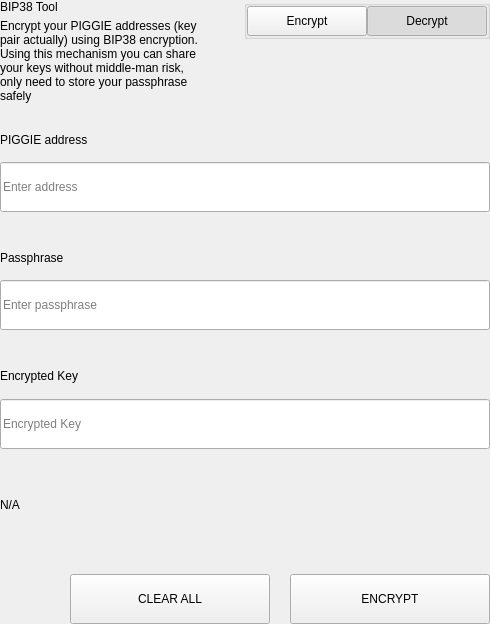
<?xml version="1.0" encoding="UTF-8"?>
<ui version="4.0">
 <class>SettingsBitToolWidget</class>
 <widget class="QWidget" name="SettingsBitToolWidget">
  <property name="geometry">
   <rect>
    <x>0</x>
    <y>0</y>
    <width>490</width>
    <height>624</height>
   </rect>
  </property>
  <property name="windowTitle">
   <string>Form</string>
  </property>
  <layout class="QVBoxLayout" name="verticalLayout">
   <property name="spacing">
    <number>0</number>
   </property>
   <property name="leftMargin">
    <number>0</number>
   </property>
   <property name="topMargin">
    <number>0</number>
   </property>
   <property name="rightMargin">
    <number>0</number>
   </property>
   <property name="bottomMargin">
    <number>0</number>
   </property>
   <item>
    <widget class="QWidget" name="left" native="true">
     <layout class="QVBoxLayout" name="verticalLayout_3">
      <property name="leftMargin">
       <number>0</number>
      </property>
      <property name="topMargin">
       <number>0</number>
      </property>
      <property name="rightMargin">
       <number>0</number>
      </property>
      <property name="bottomMargin">
       <number>0</number>
      </property>
      <item>
       <layout class="QVBoxLayout" name="verticalLayout_2">
        <property name="spacing">
         <number>0</number>
        </property>
        <item>
         <layout class="QHBoxLayout" name="horizontalLayout_3" stretch="3,1">
          <property name="spacing">
           <number>40</number>
          </property>
          <item>
           <layout class="QVBoxLayout" name="verticalLayoutTitle">
            <property name="spacing">
             <number>5</number>
            </property>
            <item>
             <widget class="QLabel" name="labelTitle">
              <property name="text">
               <string>BIP38 Tool</string>
              </property>
             </widget>
            </item>
            <item>
             <widget class="QLabel" name="labelSubtitle1">
              <property name="text">
               <string>Encrypt your PIGGIE addresses (key pair actually) using BIP38 encryption.
Using this mechanism you can share your keys without middle-man risk, only need to store your passphrase safely</string>
              </property>
              <property name="wordWrap">
               <bool>true</bool>
              </property>
             </widget>
            </item>
           </layout>
          </item>
          <item alignment="Qt::AlignTop">
           <widget class="QGroupBox" name="groupBox">
            <property name="title">
             <string/>
            </property>
            <property name="alignment">
             <set>Qt::AlignLeading|Qt::AlignLeft|Qt::AlignTop</set>
            </property>
            <layout class="QHBoxLayout" name="horizontalLayout_4">
             <property name="spacing">
              <number>0</number>
             </property>
             <property name="leftMargin">
              <number>0</number>
             </property>
             <property name="topMargin">
              <number>0</number>
             </property>
             <property name="rightMargin">
              <number>0</number>
             </property>
             <property name="bottomMargin">
              <number>0</number>
             </property>
             <item>
              <spacer name="horizontalSpacer">
               <property name="orientation">
                <enum>Qt::Horizontal</enum>
               </property>
               <property name="sizeHint" stdset="0">
                <size>
                 <width>40</width>
                 <height>20</height>
                </size>
               </property>
              </spacer>
             </item>
             <item>
              <widget class="QPushButton" name="pushLeft">
               <property name="minimumSize">
                <size>
                 <width>120</width>
                 <height>30</height>
                </size>
               </property>
               <property name="maximumSize">
                <size>
                 <width>120</width>
                 <height>30</height>
                </size>
               </property>
               <property name="focusPolicy">
                <enum>Qt::NoFocus</enum>
               </property>
               <property name="text">
                <string>Encrypt</string>
               </property>
               <property name="checkable">
                <bool>true</bool>
               </property>
               <property name="autoExclusive">
                <bool>true</bool>
               </property>
              </widget>
             </item>
             <item>
              <widget class="QPushButton" name="pushRight">
               <property name="minimumSize">
                <size>
                 <width>120</width>
                 <height>30</height>
                </size>
               </property>
               <property name="maximumSize">
                <size>
                 <width>120</width>
                 <height>30</height>
                </size>
               </property>
               <property name="focusPolicy">
                <enum>Qt::NoFocus</enum>
               </property>
               <property name="text">
                <string>Decrypt</string>
               </property>
               <property name="checkable">
                <bool>true</bool>
               </property>
               <property name="checked">
                <bool>true</bool>
               </property>
               <property name="autoExclusive">
                <bool>true</bool>
               </property>
              </widget>
             </item>
            </layout>
           </widget>
          </item>
         </layout>
        </item>
        <item>
         <widget class="QStackedWidget" name="stackedWidget">
          <property name="currentIndex">
           <number>1</number>
          </property>
          <widget class="QWidget" name="pageDecrypt">
           <layout class="QVBoxLayout" name="verticalLayout_5">
            <property name="spacing">
             <number>0</number>
            </property>
            <property name="leftMargin">
             <number>0</number>
            </property>
            <property name="topMargin">
             <number>0</number>
            </property>
            <property name="rightMargin">
             <number>0</number>
            </property>
            <property name="bottomMargin">
             <number>0</number>
            </property>
            <item>
             <widget class="QWidget" name="widget" native="true">
              <property name="minimumSize">
               <size>
                <width>0</width>
                <height>100</height>
               </size>
              </property>
              <layout class="QVBoxLayout" name="verticalLayout_4">
               <property name="spacing">
                <number>0</number>
               </property>
               <property name="leftMargin">
                <number>0</number>
               </property>
               <property name="topMargin">
                <number>0</number>
               </property>
               <property name="rightMargin">
                <number>0</number>
               </property>
               <property name="bottomMargin">
                <number>0</number>
               </property>
               <item>
                <spacer name="verticalSpacer_2">
                 <property name="orientation">
                  <enum>Qt::Vertical</enum>
                 </property>
                 <property name="sizeType">
                  <enum>QSizePolicy::Fixed</enum>
                 </property>
                 <property name="sizeHint" stdset="0">
                  <size>
                   <width>20</width>
                   <height>20</height>
                  </size>
                 </property>
                </spacer>
               </item>
               <item>
                <layout class="QHBoxLayout" name="horizontalLayout_6" stretch="2">
                 <property name="spacing">
                  <number>0</number>
                 </property>
                 <item>
                  <layout class="QVBoxLayout" name="verticalLayout_7">
                   <property name="spacing">
                    <number>9</number>
                   </property>
                   <item>
                    <widget class="QLabel" name="labelSubtitleKey">
                     <property name="minimumSize">
                      <size>
                       <width>0</width>
                       <height>20</height>
                      </size>
                     </property>
                     <property name="maximumSize">
                      <size>
                       <width>16777215</width>
                       <height>20</height>
                      </size>
                     </property>
                     <property name="text">
                      <string>Encrypted key</string>
                     </property>
                    </widget>
                   </item>
                   <item>
                    <widget class="QLineEdit" name="lineEditKey">
                     <property name="minimumSize">
                      <size>
                       <width>0</width>
                       <height>50</height>
                      </size>
                     </property>
                     <property name="maximumSize">
                      <size>
                       <width>16777215</width>
                       <height>50</height>
                      </size>
                     </property>
                     <property name="placeholderText">
                      <string>Enter a encrypted key</string>
                     </property>
                    </widget>
                   </item>
                  </layout>
                 </item>
                </layout>
               </item>
               <item>
                <spacer name="verticalSpacer_3">
                 <property name="orientation">
                  <enum>Qt::Vertical</enum>
                 </property>
                 <property name="sizeType">
                  <enum>QSizePolicy::Fixed</enum>
                 </property>
                 <property name="sizeHint" stdset="0">
                  <size>
                   <width>20</width>
                   <height>20</height>
                  </size>
                 </property>
                </spacer>
               </item>
               <item>
                <layout class="QVBoxLayout" name="verticalLayout_9">
                 <property name="spacing">
                  <number>9</number>
                 </property>
                 <item>
                  <widget class="QLabel" name="labelSubtitlePassphrase">
                   <property name="maximumSize">
                    <size>
                     <width>16777215</width>
                     <height>20</height>
                    </size>
                   </property>
                   <property name="text">
                    <string>Passphrase</string>
                   </property>
                  </widget>
                 </item>
                 <item>
                  <widget class="QLineEdit" name="lineEditPassphrase">
                   <property name="minimumSize">
                    <size>
                     <width>0</width>
                     <height>50</height>
                    </size>
                   </property>
                   <property name="maximumSize">
                    <size>
                     <width>16777215</width>
                     <height>50</height>
                    </size>
                   </property>
                   <property name="placeholderText">
                    <string>Enter a passphrase</string>
                   </property>
                  </widget>
                 </item>
                </layout>
               </item>
               <item>
                <spacer name="verticalSpacer_4">
                 <property name="orientation">
                  <enum>Qt::Vertical</enum>
                 </property>
                 <property name="sizeType">
                  <enum>QSizePolicy::Fixed</enum>
                 </property>
                 <property name="sizeHint" stdset="0">
                  <size>
                   <width>20</width>
                   <height>20</height>
                  </size>
                 </property>
                </spacer>
               </item>
               <item>
                <widget class="QWidget" name="widget_3" native="true">
                 <property name="sizePolicy">
                  <sizepolicy hsizetype="Preferred" vsizetype="Fixed">
                   <horstretch>0</horstretch>
                   <verstretch>0</verstretch>
                  </sizepolicy>
                 </property>
                 <layout class="QVBoxLayout" name="verticalLayout_10">
                  <property name="spacing">
                   <number>9</number>
                  </property>
                  <property name="leftMargin">
                   <number>0</number>
                  </property>
                  <property name="topMargin">
                   <number>0</number>
                  </property>
                  <property name="rightMargin">
                   <number>0</number>
                  </property>
                  <property name="bottomMargin">
                   <number>0</number>
                  </property>
                  <item>
                   <widget class="QLabel" name="labelSubtitleDecryptResult">
                    <property name="minimumSize">
                     <size>
                      <width>0</width>
                      <height>20</height>
                     </size>
                    </property>
                    <property name="maximumSize">
                     <size>
                      <width>16777215</width>
                      <height>20</height>
                     </size>
                    </property>
                    <property name="text">
                     <string>Decrypted address result</string>
                    </property>
                   </widget>
                  </item>
                  <item>
                   <widget class="QWidget" name="widget_4" native="true">
                    <layout class="QHBoxLayout" name="horizontalLayout" stretch="6,0,1">
                     <property name="spacing">
                      <number>0</number>
                     </property>
                     <property name="leftMargin">
                      <number>0</number>
                     </property>
                     <property name="topMargin">
                      <number>0</number>
                     </property>
                     <property name="rightMargin">
                      <number>0</number>
                     </property>
                     <property name="bottomMargin">
                      <number>0</number>
                     </property>
                     <item alignment="Qt::AlignVCenter">
                      <widget class="QLineEdit" name="lineEditDecryptResult">
                       <property name="minimumSize">
                        <size>
                         <width>0</width>
                         <height>50</height>
                        </size>
                       </property>
                       <property name="maximumSize">
                        <size>
                         <width>16777215</width>
                         <height>50</height>
                        </size>
                       </property>
                       <property name="placeholderText">
                        <string>Decrypted Address</string>
                       </property>
                      </widget>
                     </item>
                     <item>
                      <spacer name="horizontalSpacer_4">
                       <property name="orientation">
                        <enum>Qt::Horizontal</enum>
                       </property>
                       <property name="sizeType">
                        <enum>QSizePolicy::Fixed</enum>
                       </property>
                       <property name="sizeHint" stdset="0">
                        <size>
                         <width>20</width>
                         <height>50</height>
                        </size>
                       </property>
                      </spacer>
                     </item>
                     <item>
                      <widget class="QPushButton" name="pushButtonImport">
                       <property name="minimumSize">
                        <size>
                         <width>140</width>
                         <height>40</height>
                        </size>
                       </property>
                       <property name="text">
                        <string>Import Address</string>
                       </property>
                      </widget>
                     </item>
                    </layout>
                   </widget>
                  </item>
                 </layout>
                </widget>
               </item>
               <item>
                <widget class="QLabel" name="statusLabel_DEC">
                 <property name="maximumSize">
                  <size>
                   <width>16777215</width>
                   <height>40</height>
                  </size>
                 </property>
                 <property name="text">
                  <string/>
                 </property>
                </widget>
               </item>
               <item>
                <spacer name="verticalSpacer">
                 <property name="orientation">
                  <enum>Qt::Vertical</enum>
                 </property>
                 <property name="sizeType">
                  <enum>QSizePolicy::Preferred</enum>
                 </property>
                 <property name="sizeHint" stdset="0">
                  <size>
                   <width>20</width>
                   <height>20</height>
                  </size>
                 </property>
                </spacer>
               </item>
               <item>
                <layout class="QHBoxLayout" name="horizontalLayout_7">
                 <property name="spacing">
                  <number>0</number>
                 </property>
                 <item>
                  <spacer name="horizontalSpacer_5">
                   <property name="orientation">
                    <enum>Qt::Horizontal</enum>
                   </property>
                   <property name="sizeType">
                    <enum>QSizePolicy::Expanding</enum>
                   </property>
                   <property name="sizeHint" stdset="0">
                    <size>
                     <width>40</width>
                     <height>20</height>
                    </size>
                   </property>
                  </spacer>
                 </item>
                 <item>
                  <widget class="QPushButton" name="pushButtonDecryptClear">
                   <property name="minimumSize">
                    <size>
                     <width>200</width>
                     <height>50</height>
                    </size>
                   </property>
                   <property name="maximumSize">
                    <size>
                     <width>200</width>
                     <height>50</height>
                    </size>
                   </property>
                   <property name="text">
                    <string>CLEAR</string>
                   </property>
                  </widget>
                 </item>
                 <item>
                  <spacer name="horizontalSpacer_3">
                   <property name="orientation">
                    <enum>Qt::Horizontal</enum>
                   </property>
                   <property name="sizeType">
                    <enum>QSizePolicy::Fixed</enum>
                   </property>
                   <property name="sizeHint" stdset="0">
                    <size>
                     <width>20</width>
                     <height>20</height>
                    </size>
                   </property>
                  </spacer>
                 </item>
                 <item>
                  <widget class="QPushButton" name="pushButtonDecrypt">
                   <property name="minimumSize">
                    <size>
                     <width>200</width>
                     <height>50</height>
                    </size>
                   </property>
                   <property name="maximumSize">
                    <size>
                     <width>200</width>
                     <height>50</height>
                    </size>
                   </property>
                   <property name="text">
                    <string>DECRYPT KEY</string>
                   </property>
                  </widget>
                 </item>
                </layout>
               </item>
              </layout>
             </widget>
            </item>
           </layout>
          </widget>
          <widget class="QWidget" name="pageEncrypt">
           <layout class="QVBoxLayout" name="verticalLayout_11">
            <property name="spacing">
             <number>0</number>
            </property>
            <property name="leftMargin">
             <number>0</number>
            </property>
            <property name="topMargin">
             <number>0</number>
            </property>
            <property name="rightMargin">
             <number>0</number>
            </property>
            <property name="bottomMargin">
             <number>0</number>
            </property>
            <item>
             <spacer name="verticalSpacer_8">
              <property name="orientation">
               <enum>Qt::Vertical</enum>
              </property>
              <property name="sizeType">
               <enum>QSizePolicy::Fixed</enum>
              </property>
              <property name="sizeHint" stdset="0">
               <size>
                <width>20</width>
                <height>20</height>
               </size>
              </property>
             </spacer>
            </item>
            <item>
             <widget class="QWidget" name="containerAddressEnc" native="true">
              <layout class="QVBoxLayout" name="containerAddressEncLayout">
               <property name="spacing">
                <number>5</number>
               </property>
               <property name="leftMargin">
                <number>0</number>
               </property>
               <property name="topMargin">
                <number>0</number>
               </property>
               <property name="rightMargin">
                <number>0</number>
               </property>
               <property name="bottomMargin">
                <number>0</number>
               </property>
               <item>
                <widget class="QLabel" name="labelSubtitleAddress">
                 <property name="minimumSize">
                  <size>
                   <width>0</width>
                   <height>20</height>
                  </size>
                 </property>
                 <property name="maximumSize">
                  <size>
                   <width>16777215</width>
                   <height>20</height>
                  </size>
                 </property>
                 <property name="text">
                  <string>PIGGIE address</string>
                 </property>
                </widget>
               </item>
               <item>
                <widget class="QLineEdit" name="addressIn_ENC">
                 <property name="minimumSize">
                  <size>
                   <width>0</width>
                   <height>50</height>
                  </size>
                 </property>
                 <property name="placeholderText">
                  <string>Enter address</string>
                 </property>
                </widget>
               </item>
              </layout>
             </widget>
            </item>
            <item>
             <spacer name="verticalSpacer_6">
              <property name="orientation">
               <enum>Qt::Vertical</enum>
              </property>
              <property name="sizeType">
               <enum>QSizePolicy::Fixed</enum>
              </property>
              <property name="sizeHint" stdset="0">
               <size>
                <width>20</width>
                <height>20</height>
               </size>
              </property>
             </spacer>
            </item>
            <item>
             <widget class="QWidget" name="containerAddress" native="true">
              <layout class="QHBoxLayout" name="horizontalLayout_9" stretch="2">
               <property name="spacing">
                <number>0</number>
               </property>
               <property name="leftMargin">
                <number>0</number>
               </property>
               <property name="topMargin">
                <number>0</number>
               </property>
               <property name="rightMargin">
                <number>0</number>
               </property>
               <property name="bottomMargin">
                <number>0</number>
               </property>
               <item>
                <layout class="QVBoxLayout" name="verticalLayout_8">
                 <property name="spacing">
                  <number>5</number>
                 </property>
                 <item>
                  <widget class="QLabel" name="labelSubtitleMessage">
                   <property name="minimumSize">
                    <size>
                     <width>0</width>
                     <height>20</height>
                    </size>
                   </property>
                   <property name="maximumSize">
                    <size>
                     <width>16777215</width>
                     <height>20</height>
                    </size>
                   </property>
                   <property name="text">
                    <string>Passphrase</string>
                   </property>
                  </widget>
                 </item>
                 <item>
                  <widget class="QLineEdit" name="passphraseIn_ENC">
                   <property name="minimumSize">
                    <size>
                     <width>0</width>
                     <height>50</height>
                    </size>
                   </property>
                   <property name="maximumSize">
                    <size>
                     <width>16777215</width>
                     <height>50</height>
                    </size>
                   </property>
                   <property name="placeholderText">
                    <string>Enter passphrase</string>
                   </property>
                  </widget>
                 </item>
                </layout>
               </item>
              </layout>
             </widget>
            </item>
            <item>
             <spacer name="verticalSpacer_7">
              <property name="orientation">
               <enum>Qt::Vertical</enum>
              </property>
              <property name="sizeType">
               <enum>QSizePolicy::Fixed</enum>
              </property>
              <property name="sizeHint" stdset="0">
               <size>
                <width>20</width>
                <height>20</height>
               </size>
              </property>
             </spacer>
            </item>
            <item>
             <widget class="QWidget" name="widget_2" native="true">
              <property name="minimumSize">
               <size>
                <width>0</width>
                <height>75</height>
               </size>
              </property>
              <property name="maximumSize">
               <size>
                <width>16777215</width>
                <height>16777215</height>
               </size>
              </property>
              <layout class="QVBoxLayout" name="verticalLayout_6">
               <property name="leftMargin">
                <number>0</number>
               </property>
               <property name="topMargin">
                <number>0</number>
               </property>
               <property name="rightMargin">
                <number>0</number>
               </property>
               <property name="bottomMargin">
                <number>0</number>
               </property>
               <item>
                <widget class="QLabel" name="labelSubtitleEncryptedKey">
                 <property name="minimumSize">
                  <size>
                   <width>0</width>
                   <height>20</height>
                  </size>
                 </property>
                 <property name="maximumSize">
                  <size>
                   <width>16777215</width>
                   <height>20</height>
                  </size>
                 </property>
                 <property name="text">
                  <string>Encrypted Key</string>
                 </property>
                </widget>
               </item>
               <item>
                <widget class="QLineEdit" name="encryptedKeyOut_ENC">
                 <property name="minimumSize">
                  <size>
                   <width>0</width>
                   <height>50</height>
                  </size>
                 </property>
                 <property name="placeholderText">
                  <string>Encrypted Key</string>
                 </property>
                </widget>
               </item>
              </layout>
             </widget>
            </item>
            <item>
             <widget class="QLabel" name="statusLabel_ENC">
              <property name="text">
               <string notr="true">N/A</string>
              </property>
             </widget>
            </item>
            <item>
             <spacer name="verticalSpacer_5">
              <property name="orientation">
               <enum>Qt::Vertical</enum>
              </property>
              <property name="sizeType">
               <enum>QSizePolicy::Fixed</enum>
              </property>
              <property name="sizeHint" stdset="0">
               <size>
                <width>20</width>
                <height>20</height>
               </size>
              </property>
             </spacer>
            </item>
            <item>
             <layout class="QHBoxLayout" name="horizontalLayout_8">
              <property name="spacing">
               <number>0</number>
              </property>
              <item>
               <spacer name="horizontalSpacer_6">
                <property name="orientation">
                 <enum>Qt::Horizontal</enum>
                </property>
                <property name="sizeType">
                 <enum>QSizePolicy::Expanding</enum>
                </property>
                <property name="sizeHint" stdset="0">
                 <size>
                  <width>40</width>
                  <height>20</height>
                 </size>
                </property>
               </spacer>
              </item>
              <item>
               <widget class="QPushButton" name="pushButtonClear">
                <property name="minimumSize">
                 <size>
                  <width>200</width>
                  <height>50</height>
                 </size>
                </property>
                <property name="focusPolicy">
                 <enum>Qt::NoFocus</enum>
                </property>
                <property name="text">
                 <string>CLEAR ALL</string>
                </property>
               </widget>
              </item>
              <item>
               <spacer name="horizontalSpacer_2">
                <property name="orientation">
                 <enum>Qt::Horizontal</enum>
                </property>
                <property name="sizeType">
                 <enum>QSizePolicy::Fixed</enum>
                </property>
                <property name="sizeHint" stdset="0">
                 <size>
                  <width>20</width>
                  <height>20</height>
                 </size>
                </property>
               </spacer>
              </item>
              <item>
               <widget class="QPushButton" name="pushButtonEncrypt">
                <property name="minimumSize">
                 <size>
                  <width>200</width>
                  <height>50</height>
                 </size>
                </property>
                <property name="maximumSize">
                 <size>
                  <width>200</width>
                  <height>50</height>
                 </size>
                </property>
                <property name="focusPolicy">
                 <enum>Qt::NoFocus</enum>
                </property>
                <property name="text">
                 <string>ENCRYPT</string>
                </property>
               </widget>
              </item>
             </layout>
            </item>
           </layout>
          </widget>
         </widget>
        </item>
       </layout>
      </item>
     </layout>
    </widget>
   </item>
  </layout>
 </widget>
 <resources/>
 <connections/>
</ui>
